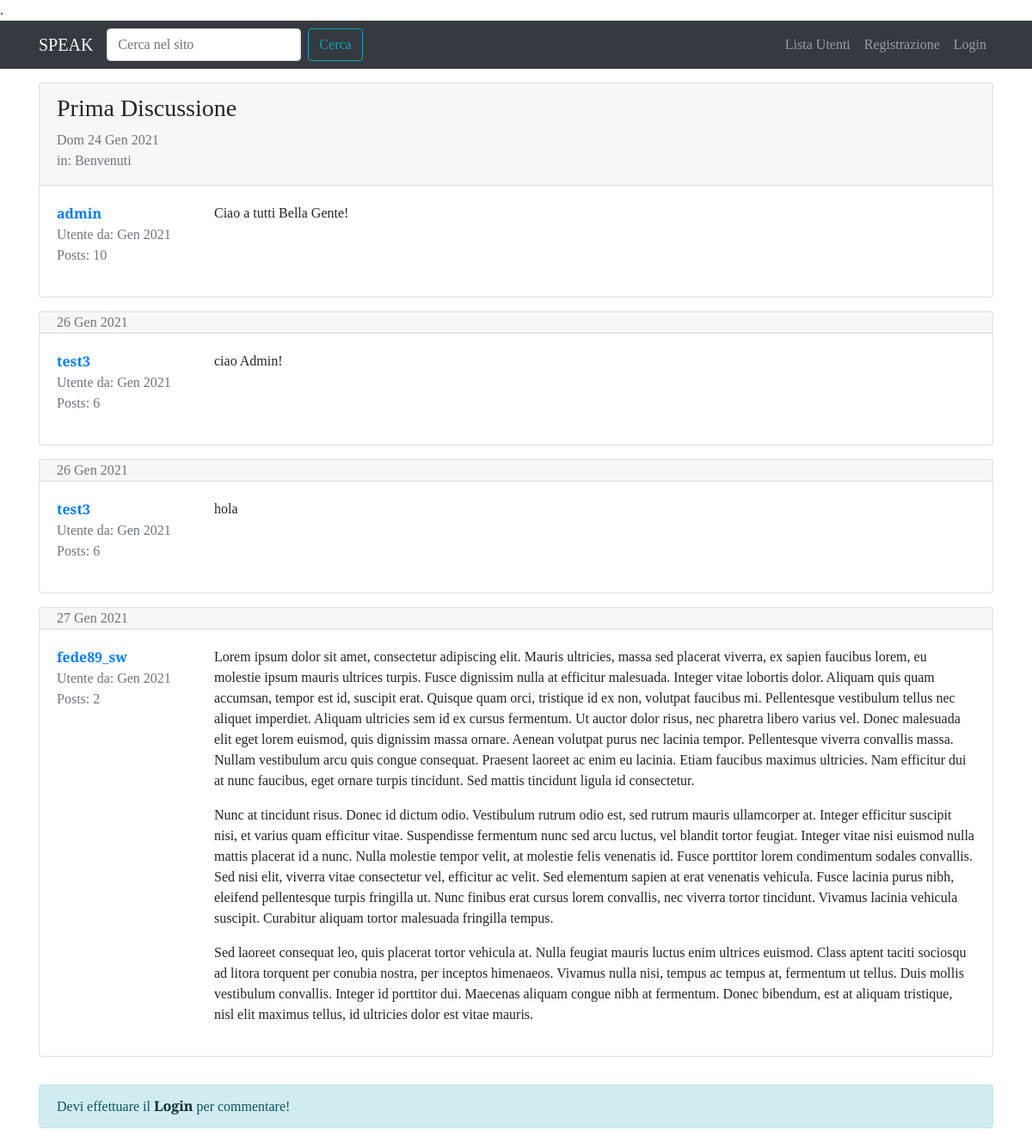
The page /forum/discussione/1/ on the database its author committed.
### forum/models.py (models this page shows, shortened)
class Discussione(models.Model):
    titolo = models.CharField(max_length=120)
    data_creazione = models.DateTimeField(auto_now_add=True) # data viene inserita alla creazione
    autore_discussione = models.ForeignKey(User, on_delete=models.CASCADE, related_name="discussioni")
    sezione_appartenenza = models.ForeignKey(Sezione, on_delete=models.CASCADE)
    class Meta:
        verbose_name = "Discussione"
        verbose_name_plural = "Discussioni"

class Post(models.Model):
    autore_post = models.ForeignKey(User, on_delete=models.CASCADE, related_name="posts")
    contenuto = models.TextField()
    data_creazione = models.DateTimeField(auto_now_add=True)
    discussione = models.ForeignKey(Discussione, on_delete=models.CASCADE)
    class Meta:
        verbose_name = "Post"
        verbose_name_plural = "Posts"

class Sezione(models.Model):
    nome_sezione = models.CharField(max_length=80)
    descrizione = models.CharField(max_length=150, blank=True, null=True) # black e null permettono di lasciare vuoto qst campo, se desiderato
    logo_sezione = models.ImageField(blank=True, null=True)
    def __str__(self):
        return self.nome_sezione
    class Meta:
        verbose_name = "Sezione"
        verbose_name_plural = "Sezioni"

### forum/views.py (the view)
# urls.py: path('discussione/<int:pk>/', views.visualizza_discussione, name="visualizza_discussione"),
def visualizza_discussione(request, pk):
    discussione = get_object_or_404(Discussione, pk=pk)
    posts_discussione = Post.objects.filter(discussione=discussione)
    paginator = Paginator(posts_discussione, 5)
    page = request.GET.get("pagina") # prendo il valore della pagina corrispondente, dalla barra degli URL tramite GET
    posts = paginator.get_page(page) # chiamo il metodo get_page dell'istanza paginator a cui passo la pagina in cui ci troviamo
    form_commento = PostModelForm() # aggiungo il Form dei commenti, per visualizzarlo nella discussione ("pagina" è il nome dato da noi)
    context = {
                "discussione": discussione,
                "posts_discussione": posts,
                "form_commento": form_commento}
    return render(request, "forum/singola_discussione.html", context)

### forum/forms.py
class PostModelForm(forms.ModelForm): # Form per creare i commenti (che sono cmq Post) in usa discussione
    class Meta:
        model = Post
        fields = ["contenuto"]
        widgets = {
            "contenuto": forms.Textarea(attrs={"rows": 5})
        }
        labels = {
            "contenuto": "Messaggio"
        }

### forum/templates/forum/singola_discussione.html (shortened to what this page needs)
{% extends 'base.html' %}
{% block content %}
    {% for post in posts_discussione %}
        <div class="card my-3">
            {% if forloop.first and not "pagina" in request.get_full_path %}
            <div class="card-header pb-0">
                <h3>{{ discussione.titolo }}</h3>
                <p class="text-muted">{{ discussione.data_creazione|date:"D d M Y" }}
                <br>in: {{ discussione.sezione_appartenenza }}</p>
            </div>
            {% else %}
                <div class="card-header py-0">
                    <span class="text-muted mb-0">{{ post.data_creazione|date:"d M Y" }}</span>
                </div>
            {% endif %}
            <div class="card-body">
                <div class="row">
                    <div class="col-xl-2 col-4">
                        <p class="mb-0"><a href="{% url 'user_profile' username=post.autore_post.username %}"><strong>{{ post.autore_post }}</strong></a></p>
                        <p class="text-muted mb-0">Utente da: {{ post.autore_post.date_joined|date:"M Y" }}</p>
                        <p class=" text-muted">Posts: {{ post.autore_post.posts.count }}</p>
                    </div>
                    <div class="col-xl-10 col-8">
                        <p class="my-0">{{ post.contenuto|linebreaks }}</p>
                    </div>
                </div>
            </div>
        </div>
    {% endfor %}
    {% if request.user.is_authenticated %}
        {% include 'forum/form_commento.html' %}
    {% else %}
        <div class="alert alert-info" role="alert">
            Devi effettuare il <a href="{% url 'login' %}?next={{ request.get_full_path }}" class="alert-link">Login</a> per commentare!
        </div>
    {% endif %}
{% endblock content %}

### static-storage/css/speak.css (style rules this page uses)
body { font-family: 'Slabo 27px', serif; }

### rows shown on the page
Post: autore_post "admin", autore_post.date_joined "Gen 2021", autore_post.posts.count "10", contenuto "Ciao a tutti Bella Gente!"
Discussione: titolo "Prima Discussione", data_creazione "Dom 24 Gen 2021", sezione_appartenenza "Benvenuti"
Post: data_creazione "26 Gen 2021", autore_post "test3", autore_post.date_joined "Gen 2021", autore_post.posts.count "6", contenuto "ciao Admin!"
Post: data_creazione "26 Gen 2021", autore_post "test3", autore_post.date_joined "Gen 2021", autore_post.posts.count "6", contenuto "hola"
Post: data_creazione "27 Gen 2021", autore_post "fede89_sw", autore_post.date_joined "Gen 2021", autore_post.posts.count "2", contenuto "Lorem ipsum dolor sit amet, consectetur adipiscing elit. Mauris ultricies, massa sed placerat viverra, ex sapien faucibus lorem, eu molestie ipsum mauris ultrices turpis. Fusce dignissim nulla at efficitur malesuada. Integer vitae lobortis dolor. Aliquam quis quam accumsan, tempor est id, suscipit erat. Quisque quam orci, tristique id ex non, volutpat faucibus mi. Pellentesque vestibulum tellus nec aliquet imperdiet. Aliquam ultricies sem id ex cursus fermentum. Ut auctor dolor risus, nec pharetra libero varius vel. Donec malesuada elit eget lorem euismod, quis dignissim massa ornare. Aenean volutpat purus nec lacinia tempor. Pellentesque viverra convallis massa. Nullam vestibulum arcu quis…"
